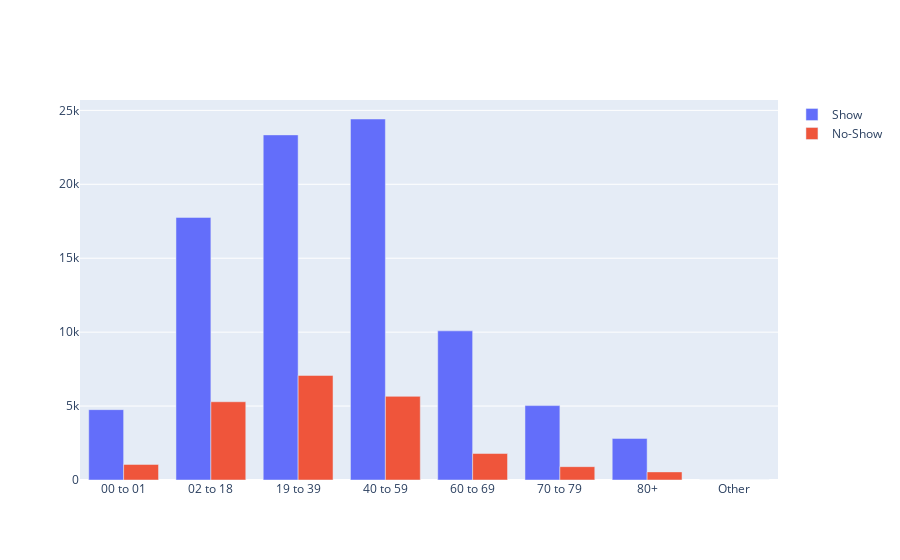

The code cell stored with this chart in its notebook:
### Code cell
trace1 = go.Bar(
    x=show_noshow_by_age_group['AgeGroup'].tolist(),
    y=show_noshow_by_age_group['TotalAppointments']-show_noshow_by_age_group['No-Show'].tolist(),
    name='Show'
)

trace2 = go.Bar(
    x=show_noshow_by_age_group['AgeGroup'].tolist(),
    y=show_noshow_by_age_group['No-Show'].tolist(),
    name='No-Show'
)

data1=[trace1,trace2]
layout=go.Layout(barmode='group')

fig = go.Figure(data=data1, layout=layout)

plotly.offline.iplot(fig, filename='cufflinks/grouped-bar')

### Figure 1 — Plotly figure (JSON) as saved in the notebook; plotly's stock layout.template omitted (floating-point values rounded to 4 significant figures)
{"data": [{"name": "Show", "type": "bar", "x": ["00 to 01", "02 to 18", "19 to 39", "40 to 59", "60 to 69", "70 to 79", "80+", "Other"], "y": [4758, 17761, 23341, 24416, 10086, 5032, 2813, 1]}, {"name": "No-Show", "type": "bar", "x": ["00 to 01", "02 to 18", "19 to 39", "40 to 59", "60 to 69", "70 to 79", "80+", "Other"], "y": [1054, 5292, 7071, 5656, 1790, 902, 549, 0]}], "layout": {"barmode": "group"}}
